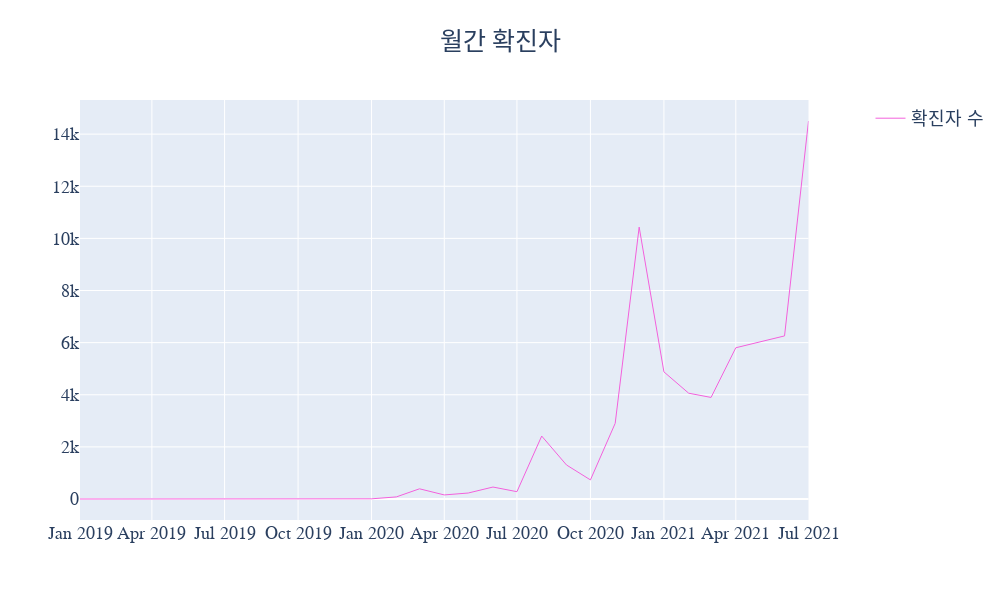

The notebook cell saved with this chart:
### Code cell
# 월간 확진자 그래프 그리기
fig = go.Figure()
fig = make_subplots(specs=[[{'secondary_y': True}]])
fig.add_trace(go.Scatter(x=sub_cov_f2019['month'], y= sub_cov_f2019['covid'], mode='lines'
                         , name ='확진자 수', line=dict(color='#F361DC', width=1)), secondary_y=False) 
fig.update_layout(autosize=False,
                  width=1000,
                  height=600,
                  title='월간 확진자',
                  showlegend= True,
                  title_x=0.5,
                # #   축 range 설정(xaxis, yaxis1 yaxis2)
                #   yaxis=dict(
                #              range=[1,500000000]
                #   ),
                  font=dict(
                              family = 'Malgun Gothic',
                              size = 18
                  ),
                  
                
)

fig.show()

### Figure 1 — Plotly figure (JSON) as saved in the notebook; plotly's stock layout.template omitted (floating-point values rounded to 4 significant figures)
{"data": [{"line": {"color": "#F361DC", "width": 1}, "mode": "lines", "name": "확진자 수", "type": "scatter", "x": ["2019-01-01T00:00:00", "2019-02-01T00:00:00", "2019-03-01T00:00:00", "2019-04-01T00:00:00", "2019-05-01T00:00:00", "2019-06-01T00:00:00", "2019-07-01T00:00:00", "2019-08-01T00:00:00", "2019-09-01T00:00:00", "2019-10-01T00:00:00", "2019-11-01T00:00:00", "2019-12-01T00:00:00", "2020-01-01T00:00:00", "2020-02-01T00:00:00", "2020-03-01T00:00:00", "2020-04-01T00:00:00", "2020-05-01T00:00:00", "2020-06-01T00:00:00", "2020-07-01T00:00:00", "2020-08-01T00:00:00", "2020-09-01T00:00:00", "2020-10-01T00:00:00", "2020-11-01T00:00:00", "2020-12-01T00:00:00", "2021-01-01T00:00:00", "2021-02-01T00:00:00", "2021-03-01T00:00:00", "2021-04-01T00:00:00", "2021-05-01T00:00:00", "2021-06-01T00:00:00", "2021-07-01T00:00:00"], "xaxis": "x", "y": [0, 0, 0, 0, 0, 0, 0, 0, 0, 0, 0, 0, 7, 80, 391, 156, 229, 459, 281, 2415, 1306, 733, 2904, 10432, 4878, 4060, 3897, 5803, 6030, 6258, 14504], "yaxis": "y"}], "layout": {"autosize": false, "font": {"family": "Malgun Gothic", "size": 18}, "height": 600, "showlegend": true, "title": {"text": "월간 확진자", "x": 0.5}, "width": 1000, "xaxis": {"anchor": "y", "domain": [0, 0.94]}, "yaxis": {"anchor": "x", "domain": [0, 1]}, "yaxis2": {"anchor": "x", "overlaying": "y", "side": "right"}}}
